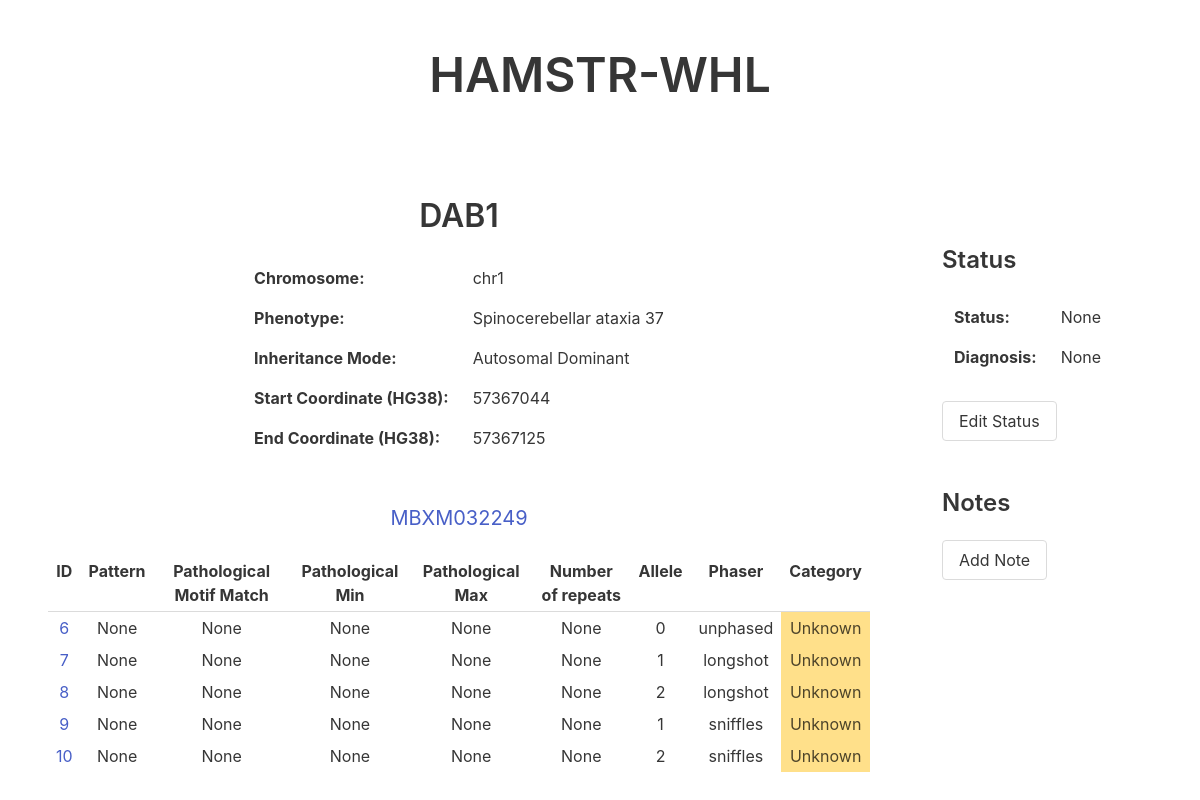
The app's page /MBXM032249/DAB1 with its own data.
### tables this page shows
CREATE TABLE Gene (
  id INTEGER PRIMARY KEY AUTOINCREMENT,
  name VARCHAR(10) UNIQUE NOT NULL,
  chromosome VARCHAR(10) NOT NULL,
  phenotype TEXT,
  inheritanceMode VARCHAR(2) CHECK(inheritanceMode IN ('AD', 'AR', 'XL', 'CMPLX')) NULL DEFAULT NULL,
  startCoordHG38 VARCHAR(12),
  endCoordHG38 VARCHAR(12)
);

CREATE TABLE Sample (
	id INTEGER PRIMARY KEY,
	sample VARCHAR(20)
);

CREATE TABLE Result (
	id INTEGER PRIMARY KEY AUTOINCREMENT,
	sample INTEGER NOT NULL,
	gene INTEGER NOT NULL,
	allele INTEGER,
	phaser INTEGER NOT NULL,
	pattern TEXT,
	motif INTEGER,
	numRepeats REAL,
	match INTEGER,
	score INTEGER,
	category TEXT CHECK(category IN ('Likely Pathogenic', 'Likely Non-Pathogenic', 'Unknown')) NULL DEFAULT NULL,
	sequence TEXT,
	FOREIGN KEY (sample) REFERENCES Sample(id),
	FOREIGN KEY (gene) REFERENCES Gene(id),
	FOREIGN KEY (motif) REFERENCES Motif(id),
	FOREIGN KEY (phaser) REFERENCES Phaser(id)
);

### app.py (the view, shortened to what this page needs)
@app.route("/<sample>/<gene>", methods=["POST","GET"])
def get_gene(sample,gene):
	error = None
	conn = get_db()
	gene_info = get_gene_info(gene, conn)
	if not gene_info:
		error = "No results found for the gene " + gene + " in the database."
		return render_template("gene_page.html", sample=sample, gene=gene, error=error)
	results = get_sample_gene_results(sample, gene, conn)
	if not results:
		error = "No results found for "+sample+" "+gene
		return render_template("gene_page.html", sample=sample, gene=gene, error=error, gene_info=gene_info, results=results)
	status, diagnosis, notes = get_info(conn, sample, gene)
	return render_template("gene_page.html", sample=sample, gene=gene, results=results, error=error, gene_info=gene_info, notes=notes, status=status, diagnosis=diagnosis)

### app.py (called while the page is built)
def get_db():
    db = getattr(g, '_database', None)
    if db is None:
        db = g._database = sqlite3.connect(DATABASE)
    return db

@app.teardown_appcontext
def close_connection(exception):
    db = getattr(g, '_database', None)
    if db is not None:
        db.close()

### data_reader.py (called while the page is built)
def get_sample_id(conn, sample):
	cur = conn.cursor()
	cur.execute("SELECT id FROM Sample WHERE sample LIKE ?;", (sample,))
	id = cur.fetchone()
	if id is not None:
		return id[0]
	return id

def get_gene_id(conn, gene):
	cur = conn.cursor()
	cur.execute("SELECT id FROM Gene WHERE name LIKE ?;", (gene,))
	id = cur.fetchone()
	if id is not None:
		return id[0]
	return id

def get_sample_gene_results(sample, gene, conn):
	sample = get_sample_id(conn, sample)
	if sample is None:
		return None
	cur = conn.cursor()
	cur.execute("SELECT r.id, r.pattern, m.pattern, m.pathMin, m.pathMax, r.numRepeats, r.allele, r.phaser, r.category FROM Result r LEFT JOIN Gene g ON r.gene = g.id LEFT JOIN Motif m ON r.motif = m.id WHERE r.sample LIKE ? AND g.name LIKE ?", (sample, gene,))
	results = cur.fetchall()
	return results

def get_gene_info(gene, conn):
	cur = conn.cursor()
	cur.execute("SELECT g.name, g.chromosome, g.phenotype, g.inheritanceMode, g.startCoordHG38, g.endCoordHG38 FROM Gene g WHERE g.name LIKE ?", (gene,))
	gene_info = cur.fetchone()
	return gene_info

def get_info(conn, sample, gene):
	sample_id = get_sample_id(conn, sample)
	if sample_id is None:
		return None
	gene_id = get_gene_id(conn, gene)
	if gene_id is None:
		return None
	cur = conn.cursor()
	cur.execute("SELECT id, note FROM Note WHERE gene LIKE ? AND sample LIKE ?", (gene_id, sample_id,))
	notes = cur.fetchall()
	cur.execute("SELECT status, diagnosis FROM Status WHERE gene LIKE ? AND sample LIKE ?", (gene_id, sample_id,))
	info = cur.fetchone()
	status = None
	diagnosis = None
	if info is not None:
		status = info[0]
		diagnosis = info[1]
	return status, diagnosis, notes

### templates/gene_page.html (shortened to what this page needs)
<!DOCTYPE html>
<html lang="en" dir="ltr">
    <head>
        <link rel="stylesheet" href="https://cdn.jsdelivr.net/npm/bulma@0.9.1/css/bulma.css">
    </head>
    <body>
      <section class="section has-text-centered">
        <a href="/"><h1 class="title is-1">HAMSTR-WHL</h1></a>
      </section>
      <section class="section has-text-centered">
				{% if error %}
					<h1 class="subtitle" style="color:hsl(348, 100%, 61%)">{{error}}</h1>
					<a href="/sample/{{sample}}"><button class="button">Return to Sample page {{sample}}</button></a>
				{% elif gene_info %}
					<div class="columns">
						<div class="column is-three-quarters">
							<h1 class="title">{{gene_info[0]}}</h1>
							<div class="table-container">
								<table class="table has-text-left center">
									<tr><td><b>Chromosome: </b></td><td>{{gene_info[1]}}</td>
									<tr><td><b>Phenotype: </b></td><td>{{gene_info[2]}}</td>
									<tr><td><b>Inheritance Mode: </b></td>
									{% if gene_info[3] == "AD"%}
											<td>Autosomal Dominant</td>
									{% elif gene_info[3] == "AR" %}
											<td>Autosomal Recessive</td>
									{% elif gene_info[3] == "XL" %}
											<td>X-Linked</td>
									{% elif gene_info[3] == "XL" %}
											<td>X-Linked</td>
									{% else %}
											<td>{{gene_info[3]}}</td>
									{% endif %}
									</tr>
									<tr><td><b>Start Coordinate (HG38): </b></td><td>{{gene_info[4]}}</td><tr>
									<tr><td><b>End Coordinate (HG38): </b></td><td>{{gene_info[5]}}</td><tr>
								</table>
							</div>
							{% if results %}
									<br>
									<a href="/sample/{{sample}}"><h1 class="subtitle has-text-link">{{sample}}</h1></a><br>
									<div class="table-container">
										<table class="table is-hoverable is-narrow center">
										<tr>
												<th>ID</th>
												<th>Pattern</th>
												<th>Pathological Motif Match</th>
												<th>Pathological Min</th>
												<th>Pathological Max</th>
												<th>Number of repeats</th>
												<th>Allele</th>
												<th>Phaser</th>
												<th>Category</th>
										</tr>
										{% for result in results %}
											<tr>
												<td><a href="/result/{{result[0]}}">{{result[0]}}</a></td>
												<td>{{result[1]}}</td>
												<td>{{result[2]}}</td>
												<td>{{result[3]}}</td>
												<td>{{result[4]}}</td>
												<td>{{result[5]}}</td>
												<td>{{result[6]}}</td>
												<td>{{result[7]}}</td>
												{% if result[8] == 'Likely Pathogenic' %}
													<td class="is-danger">{{result[8]}}</td>
												{% elif result[8] == 'Unknown' %}
													<td class="is-warning">{{result[8]}}</td>
												{% elif result[8] == 'Likely Non-Pathogenic' %}
													<td class="is-success">{{result[8]}}</td>
												{% else %}
													<td></td>
												{% endif %}
											</tr>
										{% endfor %}
									</table>
								</div>
							{% endif %}
						</div>
						<div class="column is-one-quarter">
							<section class="section has-text-left">
								<h1 class="title is-4">Status</h1>
								<table class="table has-text-left is-size-6">
									<tr><td><b>Status: </b></td><td>{{status}}</td>
									<tr><td><b>Diagnosis: </b></td><td>{{diagnosis}}</td>
								</table>
								<button class="button" onclick="toggle_edit()" id="edit_toggle">Edit Status</button>
								<br><br>
								<br>
								<h1 class="title is-4">Notes</h1>
								<button class="button" onclick="toggle_note()" id="note_toggle">Add Note</button>
								<br><br>
							</section>
						{% endif %}
					</div>
				</div>
			</section>
		</body>

### templates/gene_page.html (style rules this page uses)
table.center { margin-left: auto; margin-right: auto; }
.table td { border: none; }

### records on screen
Gene: name "DAB1", chromosome "chr1", phenotype "Spinocerebellar ataxia 37", startCoordHG38 "57367044", endCoordHG38 "57367125"
Sample: sample "MBXM032249"
Result: id "6", result "None", allele "0", phaser "unphased", category "Unknown"
Result: id "7", result "None", allele "1", phaser "longshot", category "Unknown"
Result: id "8", result "None", allele "2", phaser "longshot", category "Unknown"
Result: id "9", result "None", allele "1", phaser "sniffles", category "Unknown"
Result: id "10", result "None", allele "2", phaser "sniffles", category "Unknown"

### other values on screen
{{ status }} "None"
{{ diagnosis }} "None"
